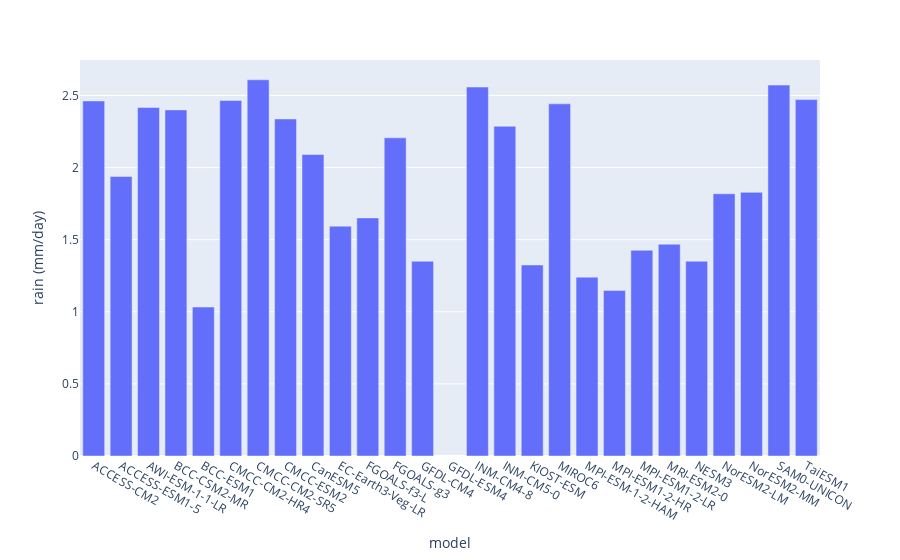

The code cell stored with this chart in its notebook:
### Code cell
%%time
year = 2013
fig = px.bar(df[df['time']==year], x="model", y="rain (mm/day)")
fig.show()

### Figure 1 — Plotly figure (JSON) as saved in the notebook; plotly's stock layout.template omitted (floating-point values rounded to 4 significant figures)
{"data": [{"alignmentgroup": "True", "hovertemplate": "model=%{x}<br>rain (mm/day)=%{y}<extra></extra>", "legendgroup": "", "marker": {"color": "#636efa", "pattern": {"shape": ""}}, "name": "", "offsetgroup": "", "orientation": "v", "showlegend": false, "textposition": "auto", "type": "bar", "x": ["ACCESS-CM2", "ACCESS-ESM1-5", "AWI-ESM-1-1-LR", "BCC-CSM2-MR", "BCC-ESM1", "CMCC-CM2-HR4", "CMCC-CM2-SR5", "CMCC-ESM2", "CanESM5", "EC-Earth3-Veg-LR", "FGOALS-f3-L", "FGOALS-g3", "GFDL-CM4", "GFDL-ESM4", "INM-CM4-8", "INM-CM5-0", "KIOST-ESM", "MIROC6", "MPI-ESM-1-2-HAM", "MPI-ESM1-2-HR", "MPI-ESM1-2-LR", "MRI-ESM2-0", "NESM3", "NorESM2-LM", "NorESM2-MM", "SAM0-UNICON", "TaiESM1"], "xaxis": "x", "y": [2.462, 1.938, 2.417, 2.4, 1.033, 2.465, 2.609, 2.338, 2.091, 1.594, 1.651, 2.207, 1.35, null, 2.559, 2.287, 1.325, 2.442, 1.24, 1.148, 1.427, 1.469, 1.351, 1.818, 1.828, 2.572, 2.472], "yaxis": "y"}], "layout": {"autosize": true, "barmode": "relative", "legend": {"tracegroupgap": 0}, "margin": {"t": 60}, "xaxis": {"anchor": "y", "autorange": true, "domain": [0, 1], "range": [-0.5, 26.5], "title": {"text": "model"}, "type": "category"}, "yaxis": {"anchor": "x", "autorange": true, "domain": [0, 1], "range": [0, 2.746], "title": {"text": "rain (mm/day)"}, "type": "linear"}}}
